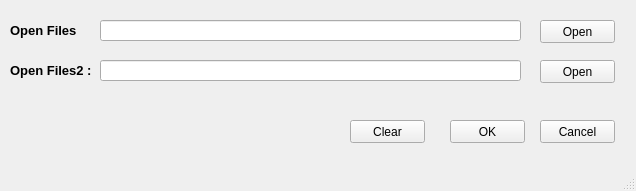
<?xml version="1.0" encoding="UTF-8"?>
<ui version="4.0">
 <class>MainWindow</class>
 <widget class="QMainWindow" name="MainWindow">
  <property name="geometry">
   <rect>
    <x>0</x>
    <y>0</y>
    <width>636</width>
    <height>191</height>
   </rect>
  </property>
  <property name="windowTitle">
   <string>MainWindow</string>
  </property>
  <widget class="QWidget" name="centralwidget">
   <widget class="QLabel" name="label">
    <property name="geometry">
     <rect>
      <x>10</x>
      <y>20</y>
      <width>71</width>
      <height>21</height>
     </rect>
    </property>
    <property name="font">
     <font>
      <pointsize>10</pointsize>
      <weight>75</weight>
      <bold>true</bold>
     </font>
    </property>
    <property name="text">
     <string>Open Files :</string>
    </property>
   </widget>
   <widget class="QLineEdit" name="lineEdit">
    <property name="geometry">
     <rect>
      <x>100</x>
      <y>20</y>
      <width>421</width>
      <height>21</height>
     </rect>
    </property>
   </widget>
   <widget class="QPushButton" name="Open">
    <property name="geometry">
     <rect>
      <x>540</x>
      <y>20</y>
      <width>75</width>
      <height>23</height>
     </rect>
    </property>
    <property name="text">
     <string>Open</string>
    </property>
   </widget>
   <widget class="QPushButton" name="Cancel">
    <property name="geometry">
     <rect>
      <x>540</x>
      <y>120</y>
      <width>75</width>
      <height>23</height>
     </rect>
    </property>
    <property name="text">
     <string>Cancel</string>
    </property>
   </widget>
   <widget class="QPushButton" name="Open2">
    <property name="geometry">
     <rect>
      <x>540</x>
      <y>60</y>
      <width>75</width>
      <height>23</height>
     </rect>
    </property>
    <property name="text">
     <string>Open</string>
    </property>
   </widget>
   <widget class="QLineEdit" name="lineEdit_2">
    <property name="geometry">
     <rect>
      <x>100</x>
      <y>60</y>
      <width>421</width>
      <height>21</height>
     </rect>
    </property>
   </widget>
   <widget class="QLabel" name="label_2">
    <property name="geometry">
     <rect>
      <x>10</x>
      <y>60</y>
      <width>81</width>
      <height>21</height>
     </rect>
    </property>
    <property name="font">
     <font>
      <pointsize>10</pointsize>
      <weight>75</weight>
      <bold>true</bold>
     </font>
    </property>
    <property name="text">
     <string>Open Files2 :</string>
    </property>
   </widget>
   <widget class="QPushButton" name="OK">
    <property name="geometry">
     <rect>
      <x>450</x>
      <y>120</y>
      <width>75</width>
      <height>23</height>
     </rect>
    </property>
    <property name="text">
     <string>OK</string>
    </property>
   </widget>
   <widget class="QPushButton" name="Clear">
    <property name="geometry">
     <rect>
      <x>350</x>
      <y>120</y>
      <width>75</width>
      <height>23</height>
     </rect>
    </property>
    <property name="text">
     <string>Clear</string>
    </property>
   </widget>
  </widget>
  <widget class="QStatusBar" name="statusbar"/>
 </widget>
 <resources/>
 <connections/>
</ui>
